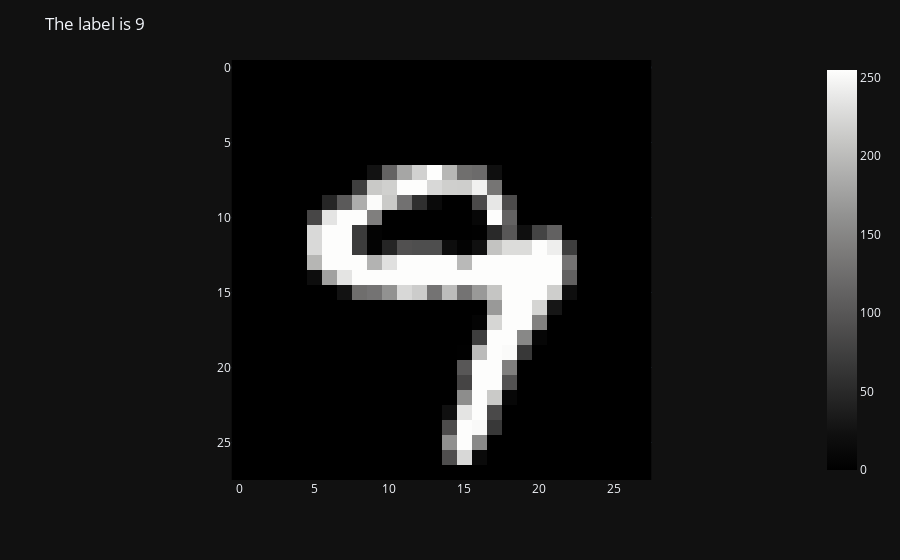

The code cell stored with this chart in its notebook:
### Code cell
indx = 2
fig = px.imshow(X[indx,:].reshape(28,28), color_continuous_scale='gray')

fig.update_layout(title=f'The label is {y[indx]}')

fig.show()

### Figure 1 — Plotly figure (JSON) as saved in the notebook; plotly's stock layout.template omitted (floating-point values rounded to 4 significant figures; data arrays with more than 128 entries replaced by an {"elided": "..."} marker saying what was removed)
{"data": [{"coloraxis": "coloraxis", "hovertemplate": "x: %{x}<br>y: %{y}<br>color: %{z}<extra></extra>", "name": "0", "type": "heatmap", "xaxis": "x", "yaxis": "y", "z": {"elided": "28x28 int values"}}], "layout": {"coloraxis": {"colorscale": [[0, "rgb(0, 0, 0)"], [0.09091, "rgb(16, 16, 16)"], [0.1818, "rgb(38, 38, 38)"], [0.2727, "rgb(59, 59, 59)"], [0.3636, "rgb(81, 80, 80)"], [0.4545, "rgb(102, 101, 101)"], [0.5455, "rgb(124, 123, 122)"], [0.6364, "rgb(146, 146, 145)"], [0.7273, "rgb(171, 171, 170)"], [0.8182, "rgb(197, 197, 195)"], [0.9091, "rgb(224, 224, 223)"], [1, "rgb(254, 254, 253)"]]}, "margin": {"t": 60}, "title": {"text": "The label is 9"}, "xaxis": {"anchor": "y", "constrain": "domain", "domain": [0, 1], "scaleanchor": "y"}, "yaxis": {"anchor": "x", "autorange": "reversed", "constrain": "domain", "domain": [0, 1]}}}
